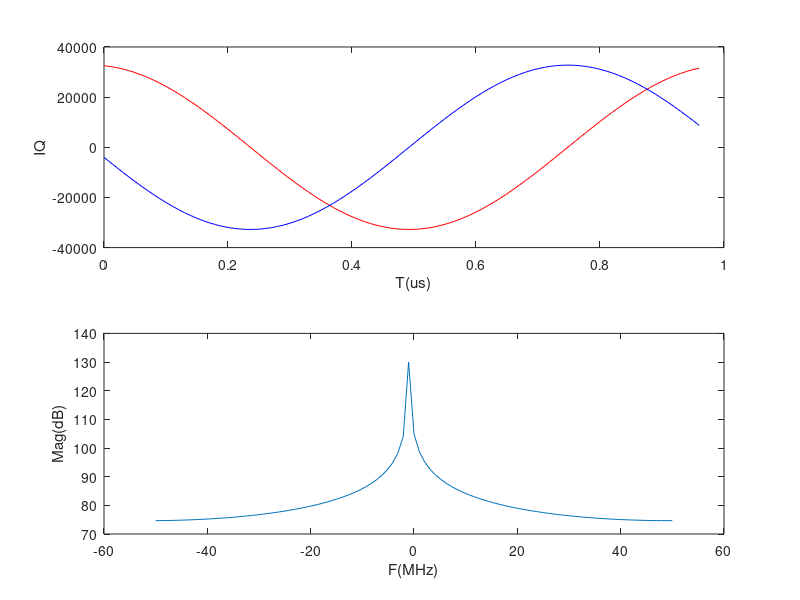

Reproduce this figure in MATLAB.
Fs=100e6;
dt=1/Fs;

% load file
x=load("text_files/dds_output.txt");

% convert to complex data
x=x*[1;j];

% plot time domain
subplot(2,1,1);
t=dt*(0:length(x)-1);
t_us=t*1e6;
plot(t_us,real(x),'r');
hold on;
plot(t_us,imag(x),'b');
hold off;
xlabel('T(us)');ylabel('IQ');

% plot freq domain
subplot(2,1,2);
f=linspace(-Fs/2/1e6,Fs/2/1e6,length(x));
X=20*log10(abs(fft(x)));
plot(f,fftshift(X));
xlabel('F(MHz)');ylabel('Mag(dB)');
